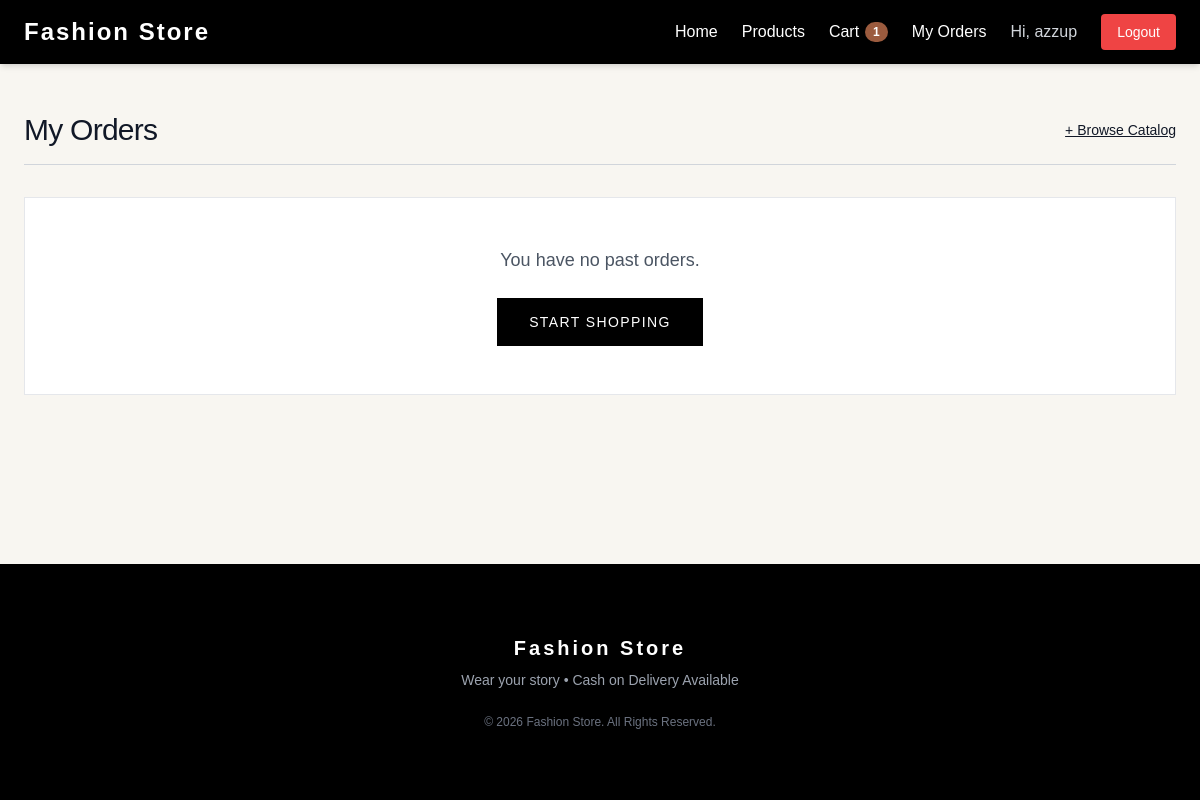
/orders/my-orders/ (signed in), run on an earlier commit of the app's database.
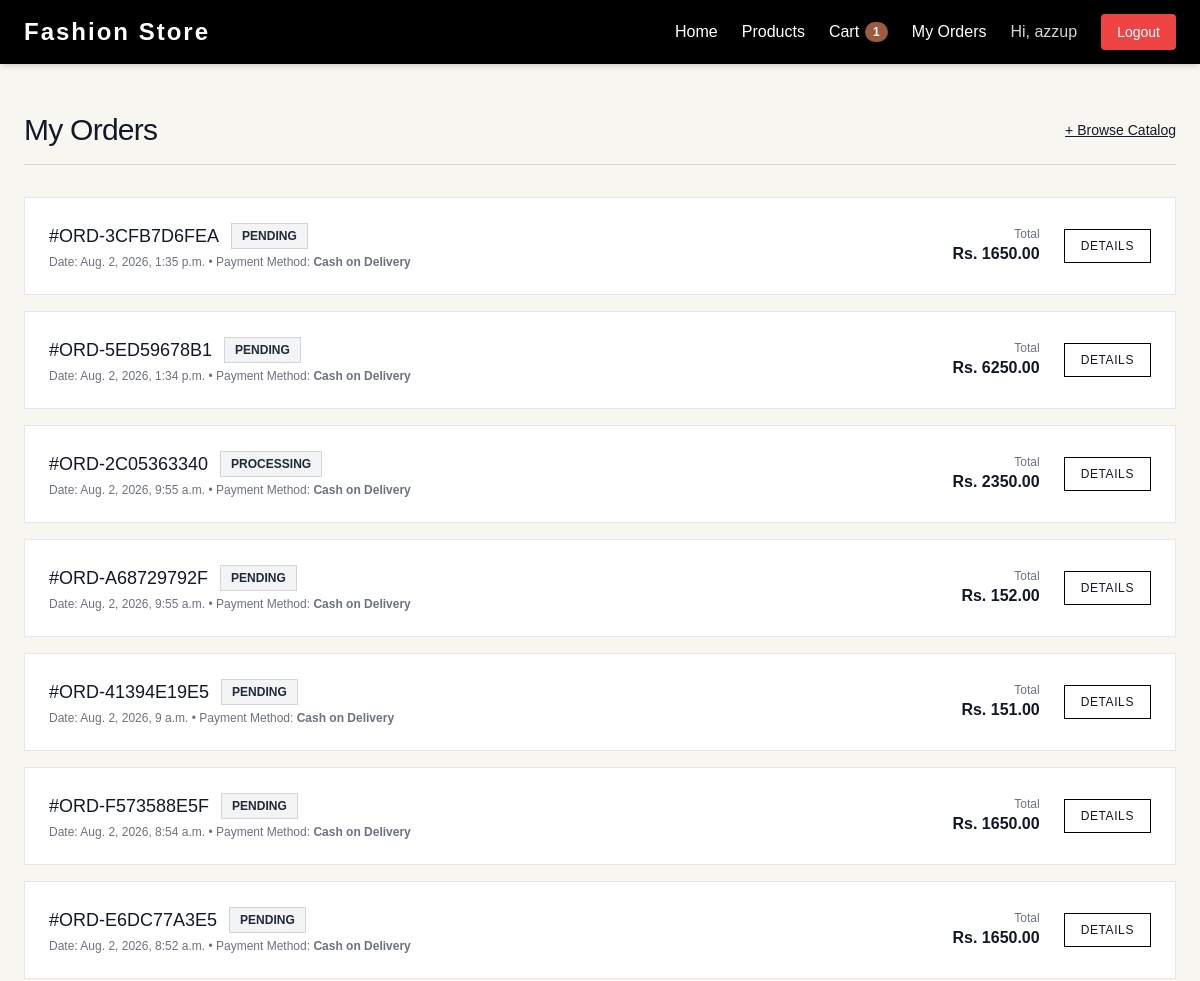
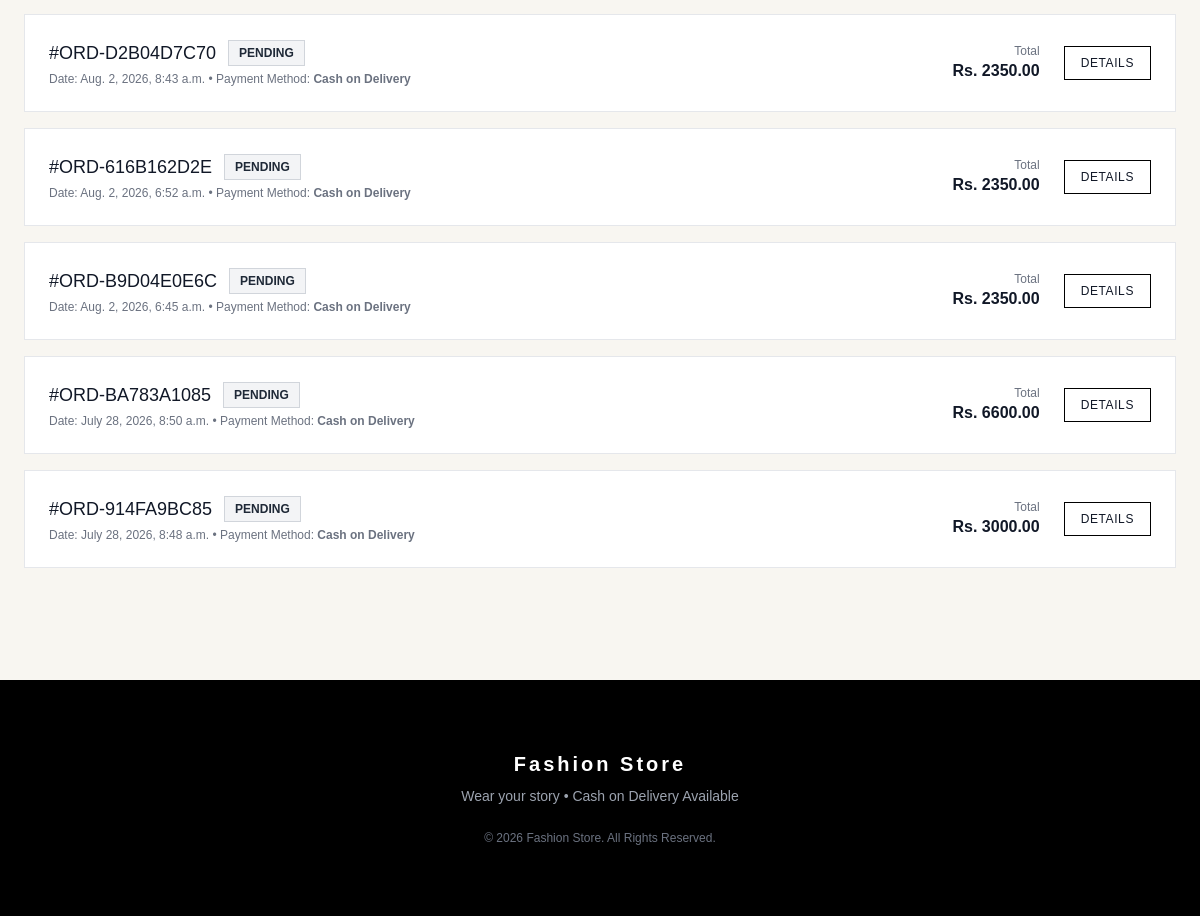
And on a later commit of the database (2 pictures, top to bottom).
### orders/models.py (models this page shows, shortened)
class Order(models.Model):
    PAYMENT_METHOD_CHOICES = (
        ('COD', 'Cash on Delivery'),
    )
    PAYMENT_STATUS_CHOICES = (
        ('Pending', 'Pending (Pay on Delivery)'),
        ('Paid', 'Paid'),
    )
    STATUS_CHOICES = (
        ('Pending', 'Pending'),
        ('Processing', 'Processing'),
        ('Shipped', 'Shipped'),
        ('Delivered', 'Delivered'),
        ('Cancelled', 'Cancelled'),
    )
    user = models.ForeignKey(
        User,
        on_delete=models.SET_NULL,
        null=True,
        blank=True,
        related_name='orders'
    )
    order_number = models.CharField(max_length=50, unique=True, editable=False)
    full_name = models.CharField(max_length=100)
    email = models.EmailField()
    phone = models.CharField(max_length=20)
    address_line1 = models.CharField(max_length=255)
    address_line2 = models.CharField(max_length=255, blank=True, null=True)
    city = models.CharField(max_length=100)
    state = models.CharField(max_length=100)
    postal_code = models.CharField(max_length=20)
    total_amount = models.DecimalField(max_digits=10, decimal_places=2)
    shipping_fee = models.DecimalField(max_digits=10, decimal_places=2, default=0.00)
    grand_total = models.DecimalField(max_digits=10, decimal_places=2)
    payment_method = models.CharField(max_length=50, choices=PAYMENT_METHOD_CHOICES, default='COD')
    payment_status = models.CharField(max_length=20, choices=PAYMENT_STATUS_CHOICES, default='Pending')
    status = models.CharField(max_length=20, choices=STATUS_CHOICES, default='Pending')
    created_at = models.DateTimeField(auto_now_add=True)
    updated_at = models.DateTimeField(auto_now=True)
    class Meta:
        ordering = ['-created_at']

### orders/views.py (the view)
# urls.py: path("orders/", views.order_list, name="order_list"),
@login_required
def order_list(request):
    orders = Order.objects.filter(
        user=request.user
    ).order_by("-created_at")
    return render(
        request,
        "orders/order_list.html",
        {
            "orders": orders
        }
    )

### cart/context_processors.py (called while the page is built)
def cart_context(request):
    cart_item_count = 0
    if request.user.is_authenticated:
        cart = Cart.objects.filter(user=request.user).first()
        if cart:
            cart_item_count = sum(item.quantity for item in cart.items.all())
    return {
        'cart_item_count': cart_item_count,
    }

### templates/orders/order_list.html (shortened to what this page needs)
{% extends 'base.html' %}
{% load static %}
{% block content %}
<div class="max-w-7xl mx-auto px-6 py-12">
    <div class="flex justify-between items-center border-b border-gray-300 pb-4 mb-8">
        <h1 class="text-3xl font-light text-gray-900 tracking-tight">My Orders</h1>
        <a href="{% url 'products:product_list' %}" class="text-sm underline hover:text-[#9b5b3e]">
            + Browse Catalog
        </a>
    </div>
    {% if orders %}
        <div class="space-y-4">
            {% for order in orders %}
                <div class="bg-white border border-gray-200 p-6 flex flex-col md:flex-row justify-between items-start md:items-center gap-4">
                    <div>
                        <div class="flex items-center gap-3">
                            <span class="text-lg font-medium text-gray-900">#{{ order.order_number }}</span>
                            <span class="text-xs uppercase font-semibold px-2.5 py-1 bg-gray-100 text-gray-800 border border-gray-300">
                                {{ order.status }}
                            </span>
                        </div>
                        <p class="text-xs text-gray-500 mt-1">
                            Date: {{ order.created_at|date:"N j, Y, P" }} &bull; Payment Method: <strong>Cash on Delivery</strong>
                        </p>
                    </div>
                    <div class="flex items-center gap-6 w-full md:w-auto justify-between md:justify-end border-t md:border-0 border-gray-200 pt-3 md:pt-0">
                        <div class="text-right">
                            <span class="text-xs text-gray-500 block">Total</span>
                            <span class="font-bold text-gray-900">Rs. {{ order.grand_total }}</span>
                        </div>
                        <a href="{% url 'orders:order_detail' order.order_number %}" class="border border-black px-4 py-2 text-xs uppercase tracking-wider hover:bg-black hover:text-white transition">
                            Details
                        </a>
                    </div>
                </div>
            {% endfor %}
        </div>
    {% else %}
        <div class="bg-white border border-gray-200 p-12 text-center my-8">
            <p class="text-lg text-gray-600 mb-6">You have no past orders.</p>
            <a href="{% url 'products:product_list' %}" class="inline-block bg-black text-white px-8 py-3.5 uppercase tracking-widest text-sm hover:bg-[#9b5b3e] transition">
                Start Shopping
            </a>
        </div>
    {% endif %}
</div>
{% endblock %}

What changed in the data, as far as the page shows it:
added Order: order_number "ORD-3CFB7D6FEA", status "PENDING", created_at "Aug. 2, 2026, 1:35 p.m.", grand_total "1650.00"
added Order: order_number "ORD-5ED59678B1", status "PENDING", created_at "Aug. 2, 2026, 1:34 p.m.", grand_total "6250.00"
added Order: order_number "ORD-2C05363340", status "PROCESSING", created_at "Aug. 2, 2026, 9:55 a.m.", grand_total "2350.00"
added Order: order_number "ORD-A68729792F", status "PENDING", created_at "Aug. 2, 2026, 9:55 a.m.", grand_total "152.00"
added Order: order_number "ORD-41394E19E5", status "PENDING", created_at "Aug. 2, 2026, 9 a.m.", grand_total "151.00"
added Order: order_number "ORD-F573588E5F", status "PENDING", created_at "Aug. 2, 2026, 8:54 a.m.", grand_total "1650.00"
added Order: order_number "ORD-E6DC77A3E5", status "PENDING", created_at "Aug. 2, 2026, 8:52 a.m.", grand_total "1650.00"
added Order: order_number "ORD-D2B04D7C70", status "PENDING", created_at "Aug. 2, 2026, 8:43 a.m.", grand_total "2350.00"
added Order: order_number "ORD-616B162D2E", status "PENDING", created_at "Aug. 2, 2026, 6:52 a.m.", grand_total "2350.00"
added Order: order_number "ORD-B9D04E0E6C", status "PENDING", created_at "Aug. 2, 2026, 6:45 a.m.", grand_total "2350.00"
added Order: order_number "ORD-BA783A1085", status "PENDING", created_at "July 28, 2026, 8:50 a.m.", grand_total "6600.00"
added Order: order_number "ORD-914FA9BC85", status "PENDING", created_at "July 28, 2026, 8:48 a.m.", grand_total "3000.00"
Also different on the page:
text no longer shown: "You have no past orders. START SHOPPING"
